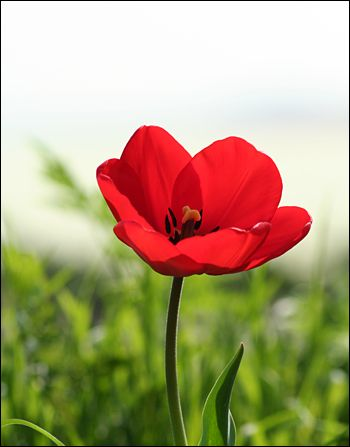
#> input picture Materials/flower.jpg, 350 x 447 px
$ python 3.py
#> lines starting #> are read from the running program, lines starting #| are printed output that depends on the picture; after the words box and inside, x2 and y2 are one past the last pixel; in counts of white or black regions, pixels touching at a corner belong together
import cv2
import numpy as np

img = cv2.imread('Materials/flower.jpg')  # Read the image
#> img is the input picture: shape (447, 350, 3); mean B, G, R 123.8, 160.8, 176.3
imgHSV = cv2.cvtColor(img, cv2.COLOR_BGR2HSV)  # Convert to HSV
#> imgHSV: shape (447, 350, 3); mean H, S, V 52, 112.1, 187.6

img_filtered = cv2.inRange(imgHSV, (175, 108, 0), (179, 255, 255))
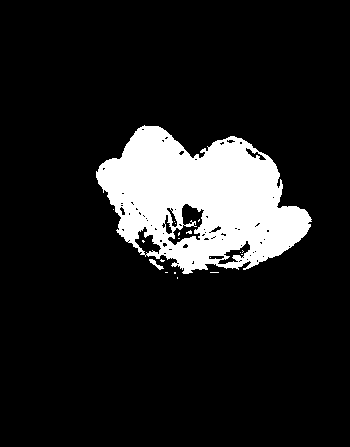
#> img_filtered: shape (447, 350); 12.4% white; 19 white regions (17 under 20 px), largest, box (x1, y1, x2, y2) and area: (96, 125, 312, 274) 19231, (149, 259, 164, 270) 56

imgResult = cv2.bitwise_and(img, img, mask=img_filtered)
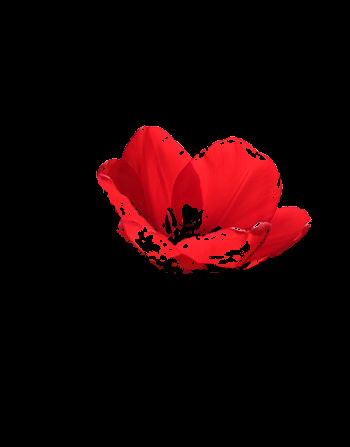
#> imgResult: shape (447, 350, 3); mean B, G, R 4.1, 2.5, 26.6
cv2.imshow("Result", imgResult)

cv2.imshow("Original", img)
cv2.imshow("Result HSV", imgHSV)
cv2.imshow("Img Filtered", img_filtered)

kernel = np.ones((15, 15), np.uint8)
# average = cv2.blur(img_filtered, (15, 15))
averaging_filter = cv2.filter2D(img_filtered, -1, kernel)
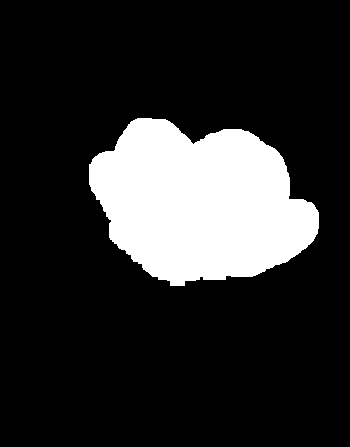
#> averaging_filter: shape (447, 350); 17.5% white; 1 white region, box (x1, y1, x2, y2) and area: (89, 118, 319, 286) 27329
averaging = cv2.filter2D(imgResult, -1, kernel)

cv2.imshow("Averaging", averaging)
cv2.imshow("Averaging_filter", averaging_filter)

cv2.waitKey(0)
cv2.destroyAllWindows()
